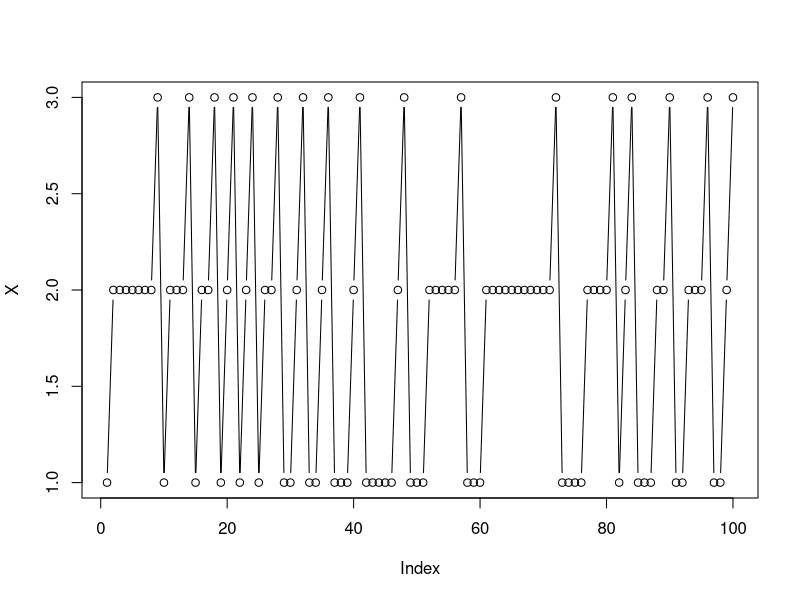
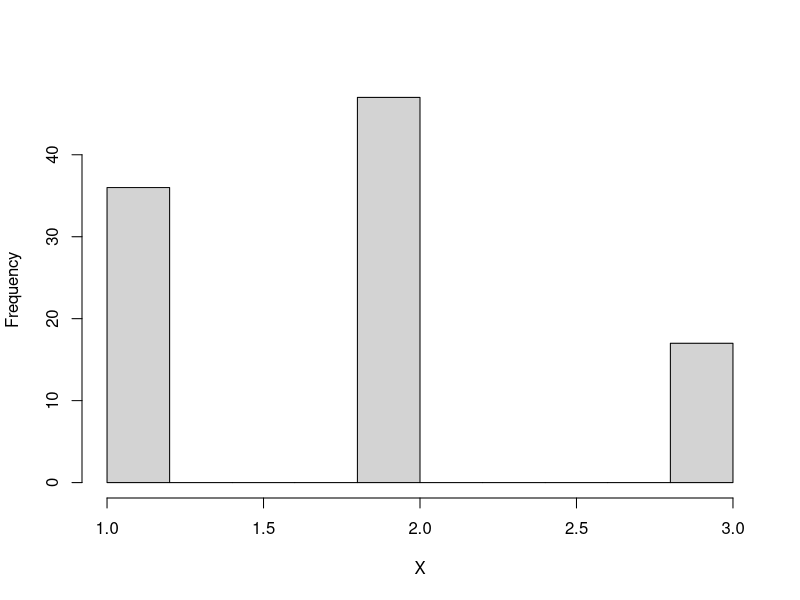
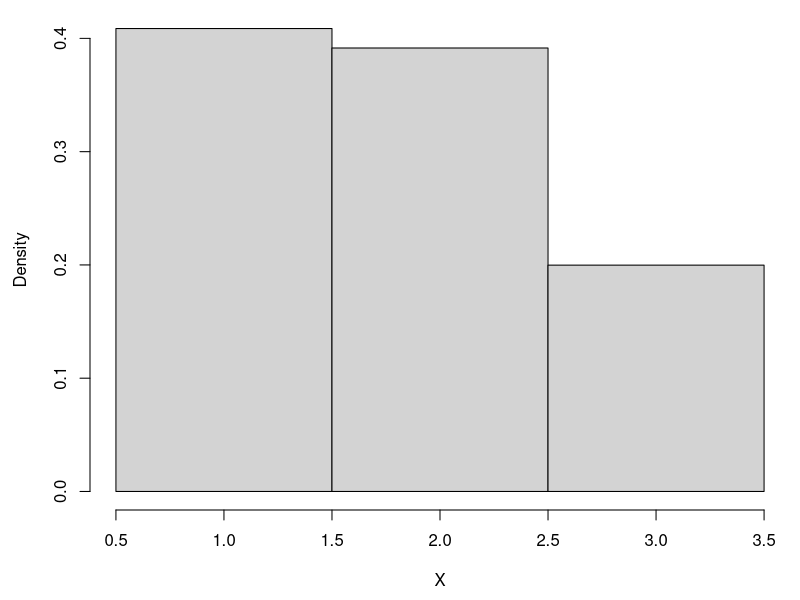
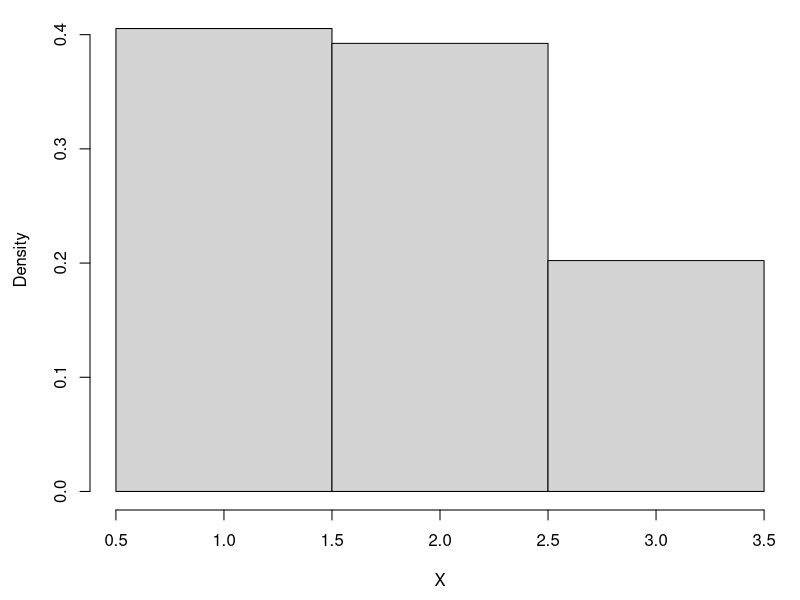

The R script that drew these images, in order:
## ---- chunk 1
P <- matrix(c(1/2, 1/2, 0,
              0, 1/2, 1/2,
              1, 0, 0), 3, 3, byrow=TRUE)

# For initial condition
# remember there are 3 states
pi <- c(1/3, 1/3, 1/3) 


# sampling 1 number from 1:3 with prob=pi
X0 <- sample(3, 1, prob=pi)

Xi <- X0
for (i in 1:10){
  p.next <- P[Xi,]
  Xi <- sample(3,1, prob=p.next)
  cat("X[", i, "] = ", Xi, "\n", sep="")
}

## ---- chunk 2
P <- matrix(c(1/2, 1/2, 0,
              0, 1/2, 1/2,
              1, 0, 0), 3, 3, byrow=TRUE)

# For initial condition
# remember there are 3 states
pi <- c(1/3, 1/3, 1/3) 


# sampling 1 number from 1:3 with prob=pi
X0 <- sample(3, 1, prob=pi)

n <- 100
X <- numeric(n)

Xi <- X0
for (i in 1:n){
  p.next <- P[Xi,]
  Xi <- sample(3,1, prob=p.next)
  X[i] <- Xi
}

X

## ---- chunk 3
plot(X, type="b")
## ---- chunk 4

hist(X, main = NULL)
## ---- chunk 5
P <- matrix(c(
  0.5, 0.5, 0.0,
  0.0, 0.5, 0.5,
  1.0, 0.0, 0.0), 3, 3, byrow = TRUE)

e <- eigen(t(P))

e
## ---- chunk 6
# extract the eigenvector with eigenvalue 1
e$vectors[,1]
## ---- chunk 7
# pi.stationary = numbers in eigenvector

pi.stat <- c(2/3, 2/3, 1/3)
pi.stat
## ---- chunk 8
# Recall that eigenvectors are only defined
# up to multiplicative constants 
# so you can multiply constants

# we want the values sum to 1
# so we divide by sum(pi.stat)
pi.stat <- pi.stat/sum(pi.stat)
pi.stat
## ---- chunk 9
# check t(P) %*% pi.stat = pi.stat
t(P)%*% pi.stat
## ---- chunk 10
P <- matrix(c(1/2, 1/2, 0,
              0, 1/2, 1/2,
              1, 0, 0), 3, 3, byrow=TRUE)

# stationary
pi <- c(0.4, 0.4, 0.2) 


# sampling 1 number from 1:3 with prob=pi
X0 <- sample(3, 1, prob=pi)

n <- 10000
X <- numeric(n)

Xi <- X0
for (i in 1:n){
  p.next <- P[Xi,]
  Xi <- sample(3,1, prob=p.next)
  X[i] <- Xi
}

par(mai=c(0.9,0.9,0.1,0.1))
hist(X, breaks = c(0.5,1.5,2.5,3.5), main=NULL, probability = TRUE)
## ---- chunk 11
P <- matrix(c(1/2, 1/2, 0,
              0, 1/2, 1/2,
              1, 0, 0), 3, 3, byrow=TRUE)


# pi <- c(0.4, 0.4, 0.2) 
pi <- c(1/3, 1/3, 1/3) 
# should converge to stationary
# when n is large

# sampling 1 number from 1:3 with prob=pi
X0 <- sample(3, 1, prob=pi)

n <- 10000
X <- numeric(n)

Xi <- X0
for (i in 1:n){
  p.next <- P[Xi,]
  Xi <- sample(3,1, prob=p.next)
  X[i] <- Xi
}

par(mai=c(0.9,0.9,0.1,0.1))
hist(X, breaks = c(0.5,1.5,2.5,3.5), main=NULL, probability = TRUE)
